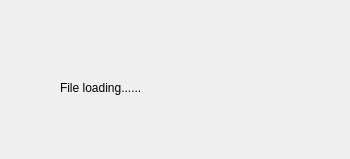
<?xml version="1.0" encoding="UTF-8"?>
<ui version="4.0">
 <class>LoadFileDialog</class>
 <widget class="QDialog" name="LoadFileDialog">
  <property name="geometry">
   <rect>
    <x>0</x>
    <y>0</y>
    <width>350</width>
    <height>159</height>
   </rect>
  </property>
  <property name="minimumSize">
   <size>
    <width>350</width>
    <height>159</height>
   </size>
  </property>
  <property name="maximumSize">
   <size>
    <width>350</width>
    <height>159</height>
   </size>
  </property>
  <property name="windowTitle">
   <string>File Load</string>
  </property>
  <widget class="QLabel" name="label">
   <property name="geometry">
    <rect>
     <x>140</x>
     <y>0</y>
     <width>64</width>
     <height>64</height>
    </rect>
   </property>
   <property name="minimumSize">
    <size>
     <width>64</width>
     <height>64</height>
    </size>
   </property>
   <property name="maximumSize">
    <size>
     <width>64</width>
     <height>64</height>
    </size>
   </property>
   <property name="text">
    <string/>
   </property>
  </widget>
  <widget class="QLabel" name="label_2">
   <property name="geometry">
    <rect>
     <x>60</x>
     <y>80</y>
     <width>251</width>
     <height>16</height>
    </rect>
   </property>
   <property name="text">
    <string>File loading......</string>
   </property>
  </widget>
 </widget>
 <resources>
  <include location="resource.qrc"/>
 </resources>
 <connections/>
</ui>
